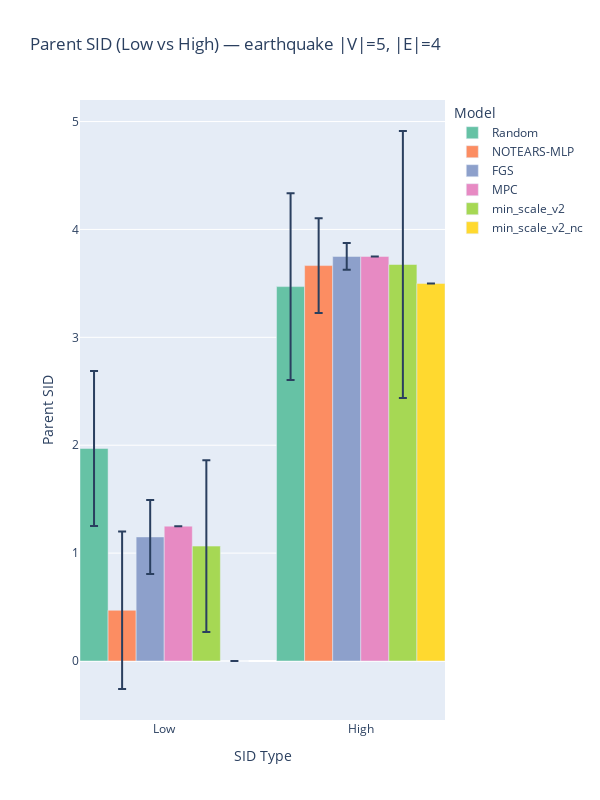

Notebook code cell kept with this figure:
### Code cell
plot_sid_grouped_by_type(data_to_plot[data_to_plot['dataset']=='earthquake'],
                    model_order=model_order)

### Figure 1 — Plotly figure (JSON) as saved in the notebook; plotly's stock layout.template omitted (floating-point values rounded to 4 significant figures)
{"data": [{"customdata": ["Random", "NOTEARS-MLP", "FGS", "MPC", "min_scale_v2", "min_scale_v2_nc", "Random", "NOTEARS-MLP", "FGS", "MPC", "min_scale_v2", "min_scale_v2_nc"], "error_y": {"array": [0.719, 0.7296, 0.3426, 0, 0.7967, 0, 0.8655, 0.4392, 0.1237, 0, 1.237, 0], "type": "data", "visible": true}, "hovertemplate": "Model: %{customdata}<br>SID: %{y:.2f}<extra></extra>", "marker": {"color": ["rgb(102,194,165)", "rgb(252,141,98)", "rgb(141,160,203)", "rgb(231,138,195)", "rgb(166,216,84)", "rgb(255,217,47)", "rgb(102,194,165)", "rgb(252,141,98)", "rgb(141,160,203)", "rgb(231,138,195)", "rgb(166,216,84)", "rgb(255,217,47)"]}, "showlegend": false, "type": "bar", "x": [0, 1, 2, 3, 4, 5, 7, 8, 9, 10, 11, 12], "y": [1.97, 0.47, 1.15, 1.25, 1.065, 0, 3.47, 3.665, 3.75, 3.75, 3.675, 3.5]}, {"marker": {"color": "rgb(102,194,165)"}, "name": "Random", "showlegend": true, "type": "bar", "x": [null], "y": [null]}, {"marker": {"color": "rgb(252,141,98)"}, "name": "NOTEARS-MLP", "showlegend": true, "type": "bar", "x": [null], "y": [null]}, {"marker": {"color": "rgb(141,160,203)"}, "name": "FGS", "showlegend": true, "type": "bar", "x": [null], "y": [null]}, {"marker": {"color": "rgb(231,138,195)"}, "name": "MPC", "showlegend": true, "type": "bar", "x": [null], "y": [null]}, {"marker": {"color": "rgb(166,216,84)"}, "name": "min_scale_v2", "showlegend": true, "type": "bar", "x": [null], "y": [null]}, {"marker": {"color": "rgb(255,217,47)"}, "name": "min_scale_v2_nc", "showlegend": true, "type": "bar", "x": [null], "y": [null]}], "layout": {"bargap": 0, "height": 800, "legend": {"title": {"text": "Model"}}, "showlegend": true, "title": {"text": "Parent SID (Low vs High) — earthquake |V|=5, |E|=4"}, "width": 600, "xaxis": {"tickmode": "array", "ticktext": ["Low", "High"], "tickvals": [2.5, 9.5], "title": {"text": "SID Type"}}, "yaxis": {"title": {"text": "Parent SID"}}}}
